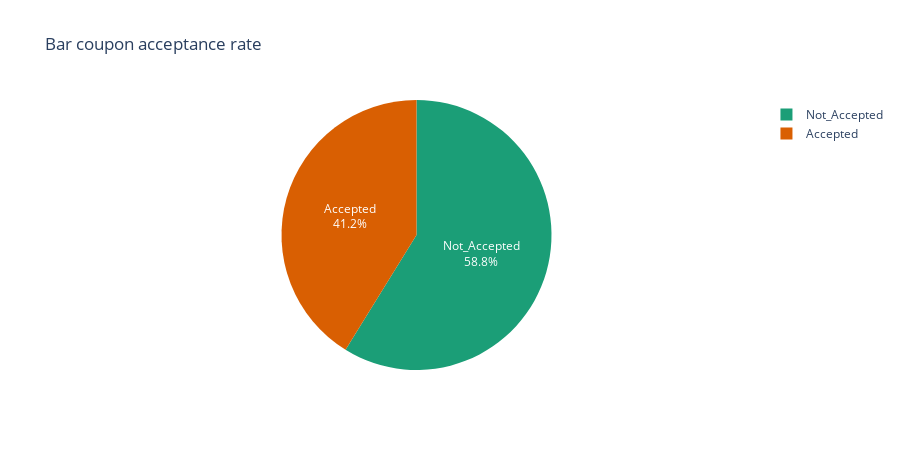

Notebook code for this chart:
### Markdown cell above
Similarly as above we can use the group and count function to answer this question

### Code cell
#Visualize through a pie chart the bar coupon acceptance
pie_bar = px.pie(data_bar, names = 'Coupon_Acceptance', title = 'Bar coupon acceptance rate', 
                  color_discrete_sequence = px.colors.qualitative.Dark2, width = 900, height = 450)
pie_bar.update_traces(textposition = 'inside', textinfo = 'percent+label')
pie_bar

### Figure 1 — Plotly figure (JSON) as saved in the notebook; plotly's stock layout.template omitted (floating-point values rounded to 4 significant figures; data arrays with more than 128 entries replaced by an {"elided": "..."} marker saying what was removed)
{"data": [{"domain": {"x": [0, 1], "y": [0, 1]}, "hovertemplate": "Coupon_Acceptance=%{label}<extra></extra>", "labels": {"elided": "1913 str values"}, "legendgroup": "", "name": "", "showlegend": true, "textinfo": "percent+label", "textposition": "inside", "type": "pie"}], "layout": {"height": 450, "legend": {"tracegroupgap": 0}, "piecolorway": ["rgb(27,158,119)", "rgb(217,95,2)", "rgb(117,112,179)", "rgb(231,41,138)", "rgb(102,166,30)", "rgb(230,171,2)", "rgb(166,118,29)", "rgb(102,102,102)"], "title": {"text": "Bar coupon acceptance rate"}, "width": 900}}
